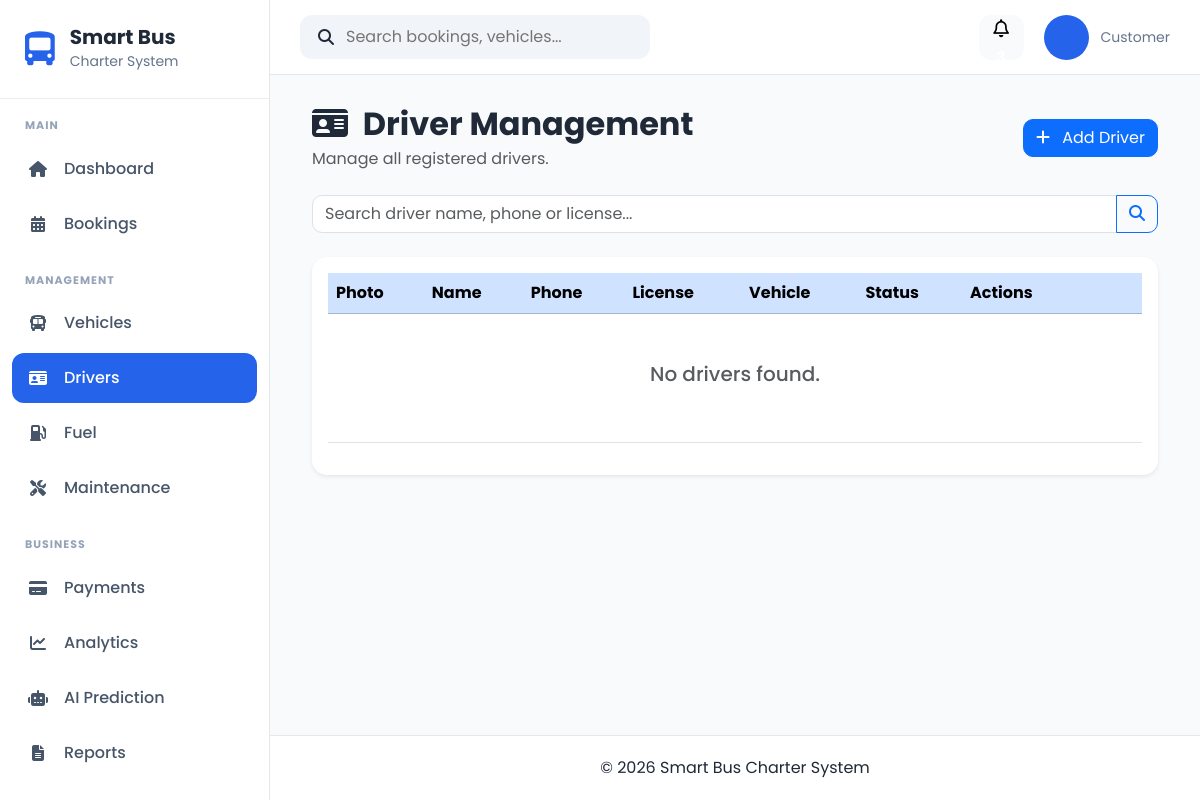
Before: /drivers/ with the older database file.
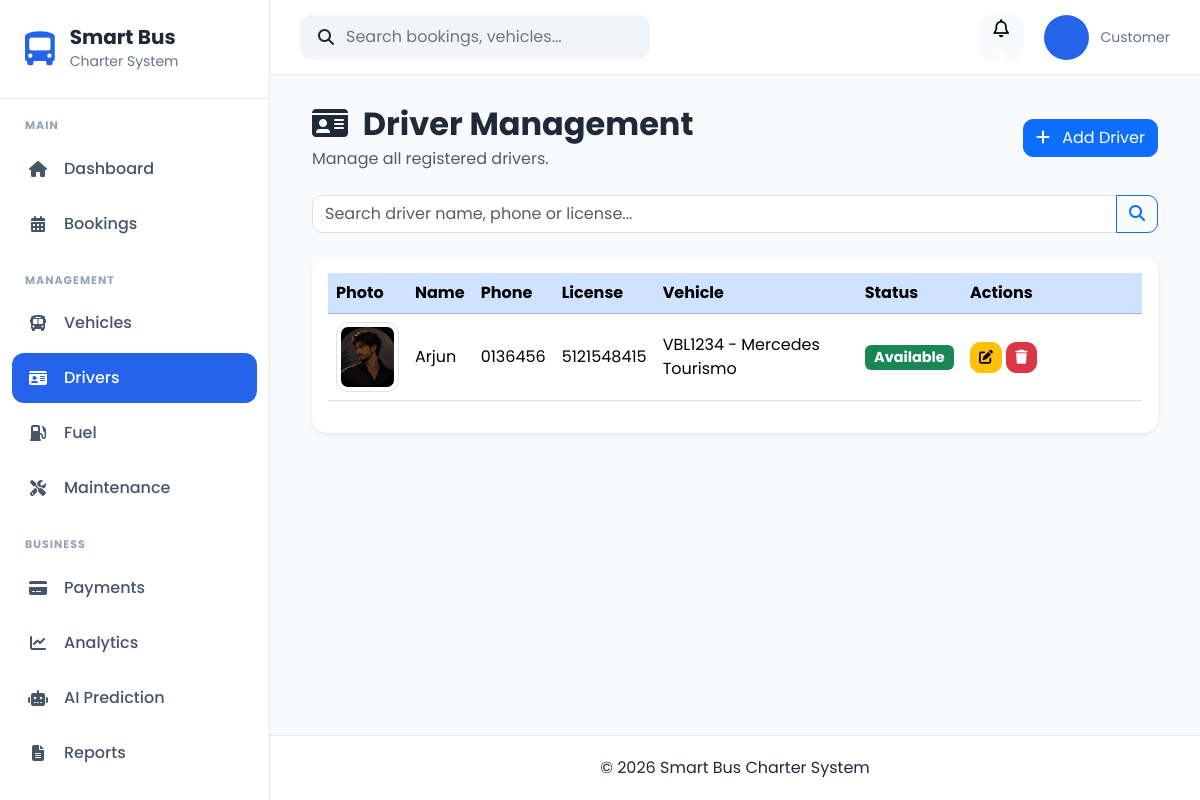
After: the same page with the newer database file.
### apps/drivers/models.py (models this page shows, shortened)
class Driver(models.Model):
    STATUS_CHOICES = [
        ("Available", "Available"),
        ("On Trip", "On Trip"),
        ("Leave", "Leave"),
        ("Inactive", "Inactive"),
    ]
    full_name = models.CharField(max_length=100)
    ic_passport = models.CharField(
        max_length=20,
        unique=True
    )
    phone = models.CharField(max_length=20)
    email = models.EmailField(
        blank=True,
        null=True
    )
    address = models.TextField(blank=True)
    driving_license = models.CharField(
        max_length=50,
        unique=True
    )
    license_expiry = models.DateField()
    assigned_vehicle = models.ForeignKey(
        Vehicle,
        on_delete=models.SET_NULL,
        blank=True,
        null=True,
        related_name="drivers"
    )
    status = models.CharField(
        max_length=20,
        choices=STATUS_CHOICES,
        default="Available"
    )
    photo = models.ImageField(
        upload_to="drivers/",
        blank=True,
        null=True
    )
    created_at = models.DateTimeField(auto_now_add=True)
    updated_at = models.DateTimeField(auto_now=True)
    class Meta:
        ordering = ["full_name"]

### apps/vehicles/models.py (models this page shows)
class Vehicle(models.Model):
    STATUS_CHOICES = [
        ("Available", "Available"),
        ("Booked", "Booked"),
        ("Maintenance", "Maintenance"),
        ("Inactive", "Inactive"),
    ]
    BUS_TYPE_CHOICES = [
        ("Mini Bus", "Mini Bus"),
        ("Standard Bus", "Standard Bus"),
        ("VIP Coach", "VIP Coach"),
    ]
    registration_number = models.CharField(
        max_length=20,
        unique=True
    )
    vehicle_name = models.CharField(
        max_length=100
    )
    bus_type = models.CharField(
        max_length=30,
        choices=BUS_TYPE_CHOICES
    )
    seat_capacity = models.PositiveIntegerField()
    manufacture_year = models.PositiveIntegerField()
    insurance_expiry = models.DateField()
    road_tax_expiry = models.DateField()
    status = models.CharField(
        max_length=20,
        choices=STATUS_CHOICES,
        default="Available"
    )
    image = models.ImageField(
        upload_to="vehicles/",
        blank=True,
        null=True
    )
    created_at = models.DateTimeField(auto_now_add=True)
    updated_at = models.DateTimeField(auto_now=True)
    def __str__(self):
        return f"{self.registration_number} - {self.vehicle_name}"

### apps/drivers/views.py (the view)
# urls.py: path("", views.driver_list, name="driver_list"),
def driver_list(request):
    search = request.GET.get("search", "").strip()
    drivers = Driver.objects.all()
    if search:
        drivers = drivers.filter(
            Q(full_name__icontains=search) |
            Q(phone__icontains=search) |
            Q(driving_license__icontains=search)
        )
    drivers = drivers.order_by("full_name")
    paginator = Paginator(drivers, 10)
    page_number = request.GET.get("page")
    page_obj = paginator.get_page(page_number)
    return render(
        request,
        "drivers/driver_list.html",
        {
            "page_obj": page_obj,
            "search": search,
        }
    )

### templates/drivers/driver_list.html (shortened to what this page needs)
{% extends "crud/base_list.html" %}
{% load static %}
{% block header_title %}
<i class="fas fa-id-card me-2"></i>
Driver Management
{% endblock %}
{% block header_subtitle %}
Manage all registered drivers.
{% endblock %}
{% block add_button %}
<a href="{% url 'drivers:driver_create' %}" class="btn btn-primary">
    <i class="fas fa-plus me-2"></i>
    Add Driver
</a>
{% endblock %}
{% block search %}
<form method="GET" class="mb-4">
    <div class="input-group">
        <input
            type="text"
            name="search"
            class="form-control"
            placeholder="Search driver name, phone or license..."
            value="{{ search }}">
        <button class="btn btn-outline-primary" type="submit">
            <i class="fas fa-search"></i>
        </button>
    </div>
</form>
{% endblock %}
{% block table %}
<table class="table table-hover align-middle">
    <thead class="table-primary">
        <tr>
            <th>Photo</th>
            <th>Name</th>
            <th>Phone</th>
            <th>License</th>
            <th>Vehicle</th>
            <th>Status</th>
            <th width="180">Actions</th>
        </tr>
    </thead>
    <tbody>
    {% for driver in page_obj %}
        <tr>
            <td>
                {% if driver.photo %}
                    <img src="{{ driver.photo.url }}"
                         class="img-thumbnail"
                         style="width:70px;height:70px;object-fit:cover;">
                {% else %}
                    <span class="text-muted">No Photo</span>
                {% endif %}
            </td>
            <td>{{ driver.full_name }}</td>
            <td>{{ driver.phone }}</td>
            <td>{{ driver.driving_license }}</td>
            <td>
                {% if driver.assigned_vehicle %}
                    {{ driver.assigned_vehicle }}
                {% else %}
                    -
                {% endif %}
            </td>
            <td>
                {% if driver.status == "Available" %}
                    <span class="badge bg-success">{{ driver.status }}</span>
                {% elif driver.status == "On Trip" %}
                    <span class="badge bg-primary">{{ driver.status }}</span>
                {% elif driver.status == "Leave" %}
                    <span class="badge bg-warning text-dark">{{ driver.status }}</span>
                {% else %}
                    <span class="badge bg-danger">{{ driver.status }}</span>
                {% endif %}
            </td>
            <td>
                <a href="{% url 'drivers:driver_update' driver.pk %}"
                   class="btn btn-warning btn-sm">
                    <i class="fas fa-edit"></i>
                </a>
                <a href="{% url 'drivers:driver_delete' driver.pk %}"
                   class="btn btn-danger btn-sm">
                    <i class="fas fa-trash"></i>
                </a>
            </td>
        </tr>
    {% empty %}
        <tr>
            <td colspan="7" class="text-center py-5">
                <h5 class="text-muted">
                    No drivers found.
                </h5>
            </td>
        </tr>
    {% endfor %}
    </tbody>
</table>
{% endblock %}

Changed rows visible on the page:
added Driver: photo (picture), full_name "Arjun", phone "0136456", driving_license "5121548415", assigned_vehicle "VBL1234 - Mercedes Tourismo", status "Available"
Other visible differences:
text no longer shown: "No drivers found."
